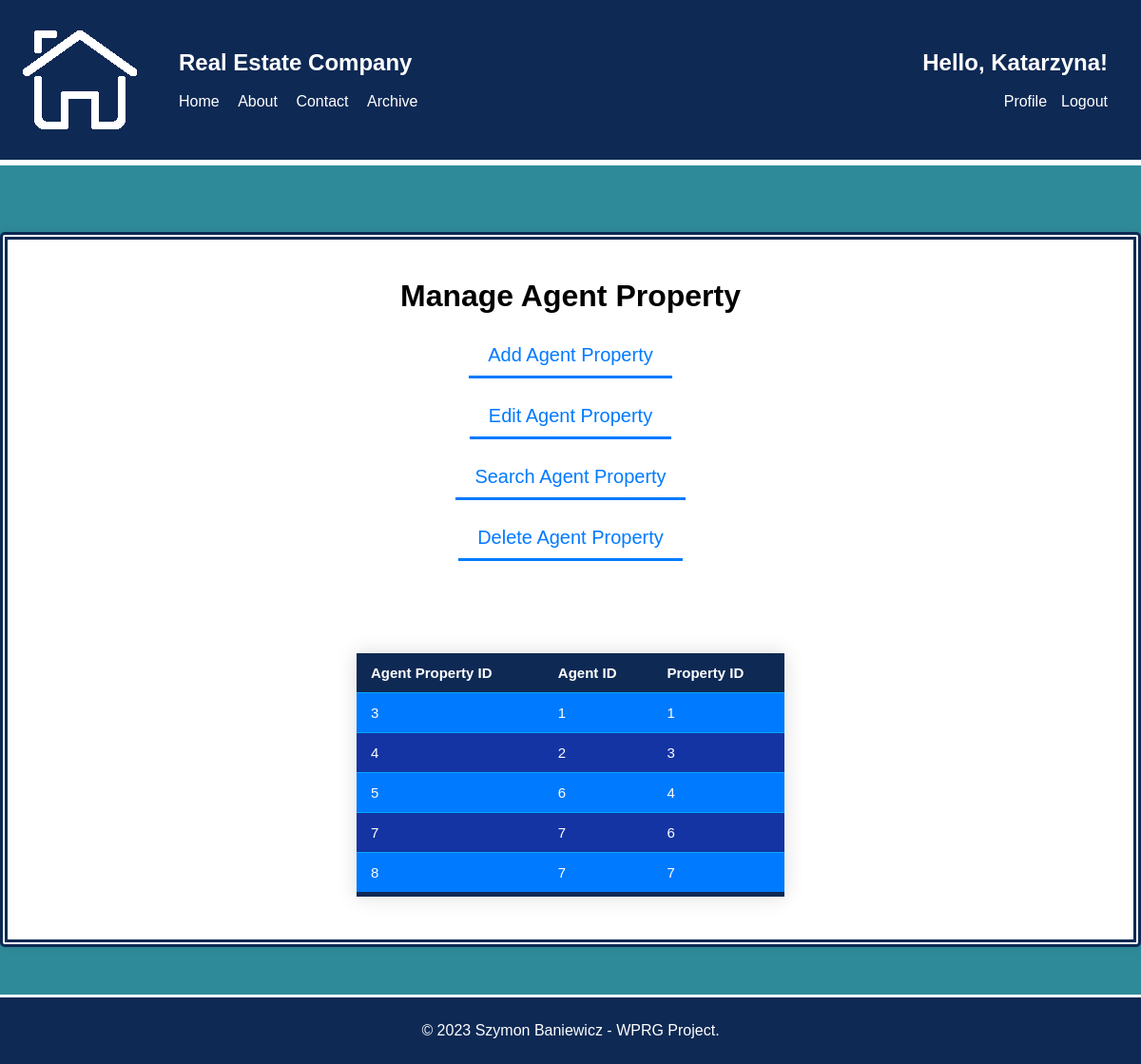
Screenshot of /php/CRUD/manage_agent_property.php (signed in) with the database file from the repository.
### tables this page shows
CREATE TABLE `agent_property` (
  `agents_property_ID` int(11) NOT NULL,
  `Property_ID` int(11) NOT NULL,
  `Agent_ID` int(11) NOT NULL
);

### php/CRUD/manage_agent_property.php (the view, shortened to what this page needs)
<?php
require '../config.php';
$error_message = "";
if (!isset($_POST["search_agent_property"])) {
    $query = "SELECT * FROM agent_property";
    $stmt = $conn->prepare($query);
    $stmt->execute();
    $result = $stmt->get_result();
    $agent_properties = $result->fetch_all(MYSQLI_ASSOC);
}
?>
<!DOCTYPE html>
<html>
<head>
    <link rel="stylesheet" type="text/css" href="../../css/style.css">
</head>
<body>
<header>
    <div class="header-container">
        <div class="left-nav">
            <img src="../../img/logo.png">
            <nav>
                <ul>
                    <li><h1>Real Estate Company</h1></li><br><br>
                    <li><a href="../index.php">Home</a></li>
                    <li><a href="about.php">About</a></li>
                    <li><a href="contact.php">Contact</a></li>
                    <li><a href="../archive.php">Archive</a></li>
                </ul>
            </nav>
        </div>
        <?php
        if (isset($_SESSION['login_user'])) {
            echo '<div class="right-nav">';
            echo '<nav>';
            echo '<ul>';
            echo '<li><h1>Hello, ' . $_SESSION['first_name'] . '!</h1></li><br><br>';
            echo '<li><a href="../profile.php">Profile</a></li>';
            echo '<li><a href="../logout.php">Logout</a></li>';
            echo '</ul>';
            echo '</nav>';
            echo '</div>';
        } else {
            header("location: ../login.php");
            exit;
        }
        ?>
    </div>
</header>
<div class="content-section">
<div class="form-container-profile">
    <h1>Manage Agent Property</h1>
    <form method="POST" action="manage_agent_property.php">
        <input type="button" id="add-agent-property-button" value="Add Agent Property" class="form-button"><br><br>
        <input type="button" id="edit-agent-property-button" value="Edit Agent Property" class="form-button"><br><br>
        <input type="button" id="search-agent-property-button" value="Search Agent Property" class="form-button"><br><br>
        <input type="button" id="delete-agent-property-button" value="Delete Agent Property" class="form-button"><br><br><br>
    </form>
    <br><br>
    <?php if (!empty($error_message)) { ?>
        <p class="error"><?php echo "<div class='error-message'><h3>$error_message</h3></div>"; ?></p>
    <?php } else { ?>
    <div id='agent-property-list'>
    <table id="crud-table">
        <tr>
            <th>Agent Property ID</th>
            <th>Agent ID</th>
            <th>Property ID</th>
        </tr>
        <?php
            foreach ($agent_properties as $agent_property) {
                echo '<tr>';
                echo '<td>' . $agent_property["agents_property_ID"] . '</td>';
                echo '<td>' . $agent_property["Agent_ID"] . '</td>';
                echo '<td>' . $agent_property["Property_ID"] . '</td>';
                echo '</tr>';
            }
        ?>
    </table>
    </div>
    <?php } ?>
</div>
</div>
<footer>
    <p>&copy; 2023 Szymon Baniewicz - WPRG Project.</p>
</footer>
</body>
</html>

### css/style.css (style rules this page uses)
* { box-sizing: border-box; }
body { margin: 0; padding: 0; font-family: Arial, sans-serif; height: 100%; width: 100%; min-height: 100%; display: flex; flex-direction: column; }
header { background-color: #0E2954; color: #fff; padding: 20px; width: 100%; border-bottom: 3px white solid; }
.header-container { display: flex; flex-direction: row; justify-content: space-between; align-items: center; }
.left-nav, .right-nav { display: flex; align-items: center; list-style-type: none; padding: 0; }
.right-nav { text-align: right; }
.left-nav ul li, .right-nav ul li { list-style-type: none; }
.left-nav a, .right-nav a { color: inherit; text-decoration: none; }
nav ul li { margin-right: 15px; list-style-type: none; display: inline-block; }
header h1 { margin: 0; }
nav ul li a { color: #fff; text-decoration: none; }
.content-section { flex-grow: 1; display: flex; justify-content: center; background-color: #2E8A99; padding: 50px; text-align: center; min-height: calc(100vh - 50px); border-top: 3px white solid; }
footer { color: #fff; padding: 10px; text-align: center; margin-top: auto; width: 100%; background-color: #0E2954; border-top: 3px white solid; }
.form-button { padding: 10px 20px; font-size: 20px; background-color: transparent; color: #000; cursor: pointer; text-decoration: none; transition: color 0.3s, border-bottom-color 0.3s; border: none; color: #007aff; border-bottom: 3px solid #007aff; }
.form-container-profile { display: flex; flex-direction: column; align-items: center; width: 95%; min-width: 1200px; min-height: 330px; background-color: #fff; padding: 20px; border-radius: 5px; box-shadow: 0px 0px 10px 0px rgba(0,0,0,0.1); margin-top: 20px; border: 8px #0E2954 double; }
#crud-table { border-collapse: collapse; margin: 25px 0; font-size: 15px; min-width: 450px; box-shadow: 0 0 20px rgba(0, 0, 0, 0.15); background-color: #1434A4; color: #ffffff; text-align: left; }
#crud-table th { background-color: #0E2954; }
#crud-table th, td { padding: 12px 15px; }
#crud-table tbody tr { border-bottom: 1px solid #00a9ff;; }
#crud-table tbody tr:nth-of-type(even) { background-color: #007aff;; }
#crud-table tbody tr:last-of-type { border-bottom: 5px solid #0E2954; }

### rows the page displays
agent_property: agents_property_ID "3", Agent_ID "1", Property_ID "1"
agent_property: agents_property_ID "4", Agent_ID "2", Property_ID "3"
agent_property: agents_property_ID "5", Agent_ID "6", Property_ID "4"
agent_property: agents_property_ID "7", Agent_ID "7", Property_ID "6"
agent_property: agents_property_ID "8", Agent_ID "7", Property_ID "7"

### other values shown
$_SESSION['first_name'] "Katarzyna"
